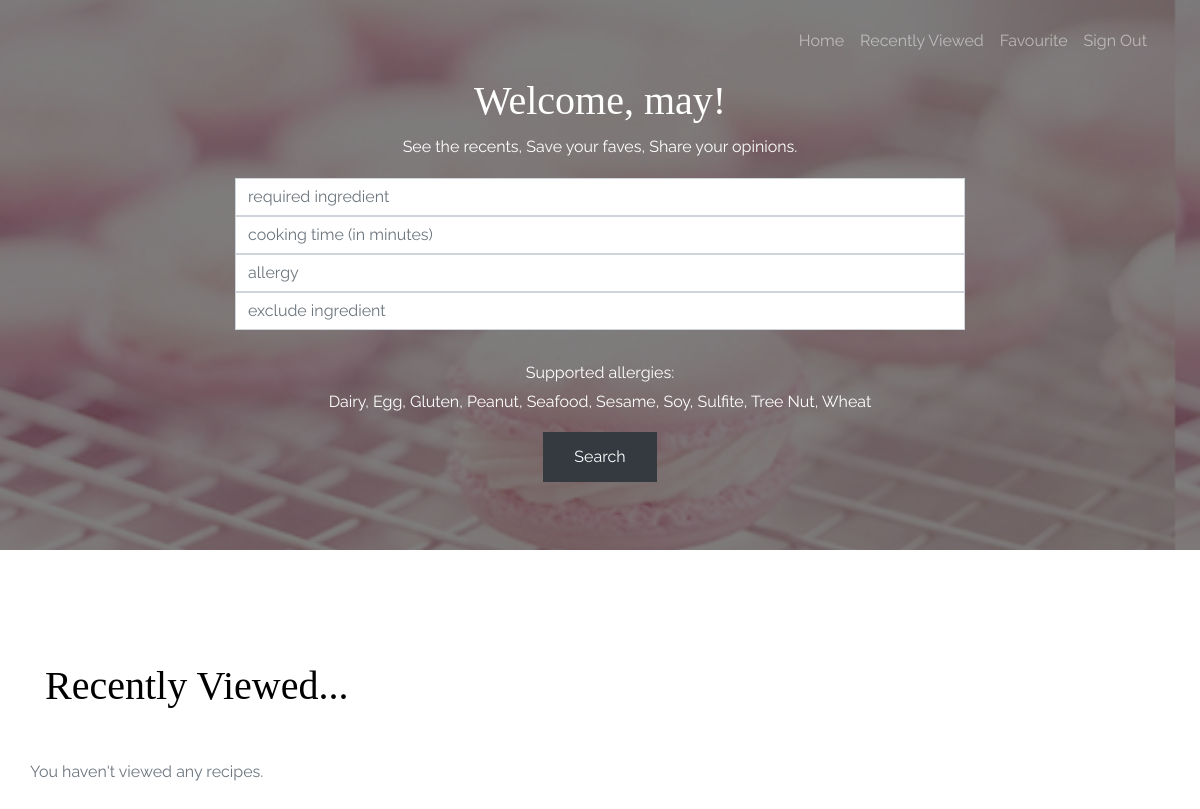
Page /dashboard/ (signed in) on the earlier database version.
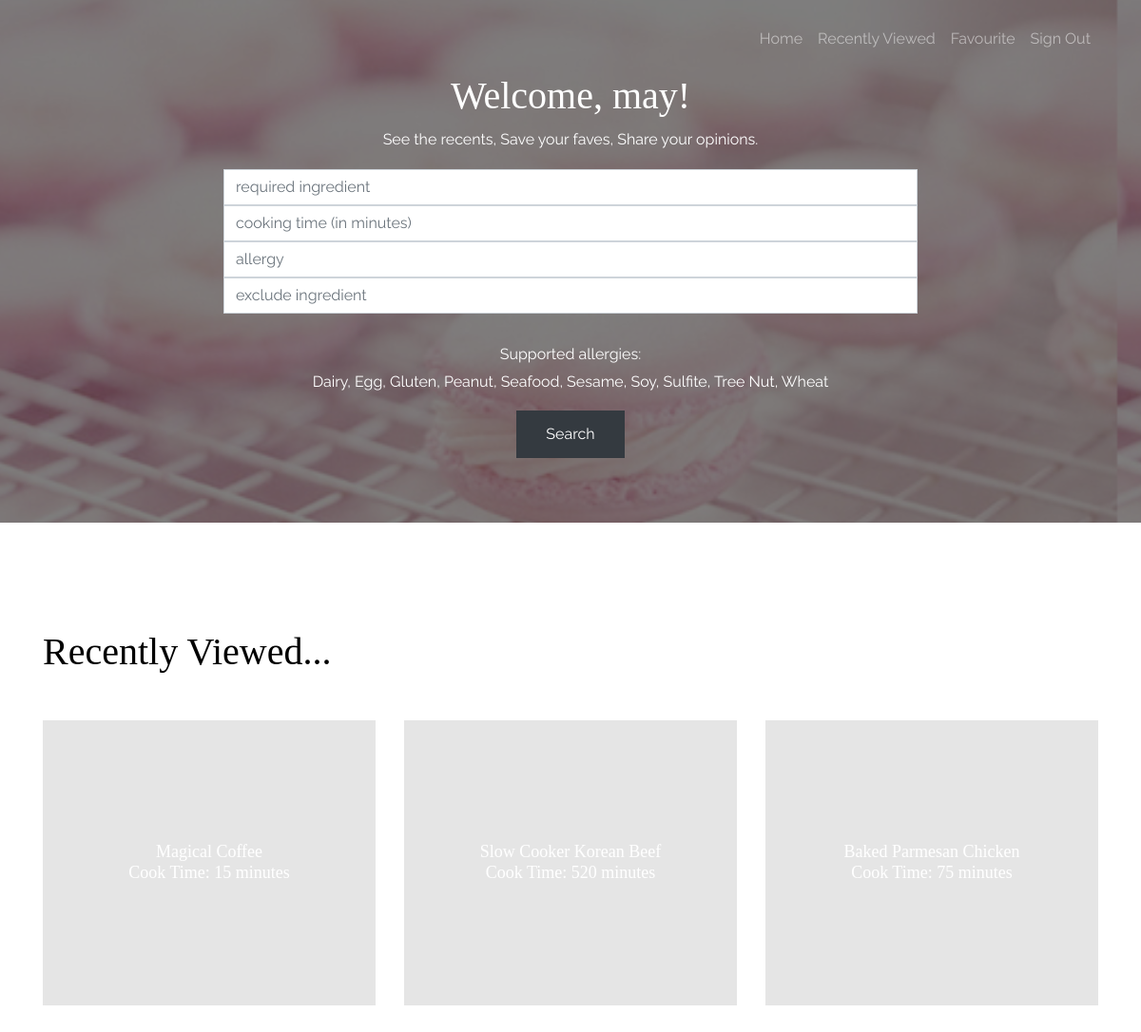
Same page on the later database version.
### declarative.py (models this page shows)
class Api(Base):
    __tablename__ = 'API'
    id = Column(String(100), primary_key=True) #id of recipe
    name = Column(String(50), nullable=False)
    image = Column(String(200), nullable=False)
    time = Column(Integer, nullable=False)
    rate = Column(Float) #actually rate
    total_count = Column(Integer) #value
    total = Column(Integer) #number of users have rated

### routes.py (the view, shortened to what this page needs)
@app.route('/dashboard/', methods=['GET', 'POST'])
@login_required
def dashboard():
	if roles.login_role == 1:
		fav_recipes = SS.get_fav_recipes_for(current_user.id)
		rec_recipes = SS.get_recently_for(current_user.id)
		return render_template('user.html', user=current_user.id, fav=fav_recipes, rec=rec_recipes)
	else:
		return render_template('401.html')

### RecipeSystem.py (called while the page is built)
    def get_fav_recipes_for(self, user):
        try:
            all_recipes = []
            result = self.session.query(Favourite).filter(Favourite.user_id==user).all()
            for i in result:
                rec_id = i.api_id
                recipe = self.session.query(Api).filter(Api.id==rec_id).first()
                d = {"id":recipe.id, "name":recipe.name, "image":recipe.image, "time":recipe.time}
                all_recipes.append(d)
            return all_recipes
        except:
            print("Can't find user")
            pass

    def get_recently_for(self, user):
        try:
            recipe_list = []
            print("recently for: " + user)
            recent_list = self.session.query(Recently).filter(and_(Recently.user_id==user)).order_by(Recently.order.asc())
            print("got recent list")
            for recent in recent_list:
                rec_id = recent.api_id
                recipe = self.session.query(Api).filter(Api.id==rec_id).first()
                d = {}
                d['id'] = recipe.id
                d['name'] = recipe.name
                d['image'] = recipe.image
                d['time'] = recipe.time
                d['rate'] = recipe.rate
                recipe_list.append(d)
            return recipe_list
        except:
            print("Can't find user")
            pass

### authenticate.py (called while the page is built)
def get_user(user_id):
	return Login(user_id)

@login_manager.user_loader
def load_user(user_id):
	user = get_user(user_id)
	return user

### templates/user.html (shortened to what this page needs)
<!doctype html>
<html lang="en">
  <head>
    <link rel="stylesheet" href="{{url_for("static",filename="css/bootstrap.css")}}">
    <link rel="stylesheet" href="{{url_for("static",filename="css/animate.css")}}">
    <link rel="stylesheet" href="{{url_for("static",filename="css/owl.carousel.min.css")}}">
    <link rel="stylesheet" href="{{url_for("static",filename="fonts/ionicons/css/ionicons.min.css")}}">
    <link rel="stylesheet" href="{{url_for("static",filename="fonts/fontawesome/css/font-awesome.min.css")}}">
    <link rel="stylesheet" href="{{url_for("static",filename="css/style.css")}}">
  </head>
  <body>
    <header role="banner">
      <nav class="navbar navbar-expand-md navbar-dark bg-light">
        <div class="container">
          <div class="collapse navbar-collapse navbar-light" id="navbarsExample05">
            <ul class="navbar-nav ml-auto pl-lg-5 pl-0">
                <li class="nav-item">
                  <a class="nav-link" href="{{ url_for('index') }}">Home</a>
                </li>
              <li class="nav-item">
                <a class="nav-link" href="{{ url_for('recent') }}">Recently Viewed</a>
              </li>
              <li class="nav-item">
                <a class="nav-link" href="{{ url_for('my_favorite') }}"> Favourite</a>
              </li>
              <li class="nav-item">
                <a href="{{ url_for('index') }}" class="nav-link">Sign Out</a>
              </li>
            </ul>
          </div>
        </div>
      </nav>
    </header>
    <section class="site-hero site-hero-innerpage overlay" data-stellar-background-ratio="0.5" style="background-image: url('/static/images/centre_image.jpg');">
      <div class="container">
        <div class="row align-items-center site-hero-inner justify-content-center">
          <div class="col-md-8 text-center">
            <div class="mb-5 element-animate">
              <br>
              <br>
              <h1>Welcome, {{ user }}!</h1>
              <p>See the recents, Save your faves, Share your opinions.</p>
              <form method="post">
                <div class="input-group custom-search-form">
                  <input name="ingredient" type="text" class="form-control" placeholder="required ingredient" required="required">
                </div>
                <div class="input-group custom-search-form">
                  <input name="time" type="text" class="form-control" placeholder="cooking time (in minutes)">
                </div>
                <div class="input-group custom-search-form">
                  <input name="allergy" type="text" class="form-control" placeholder="allergy">
                </div>
                <div class="input-group custom-search-form">
                  <input name="exclude" type="text" class="form-control" placeholder="exclude ingredient">
                </div>
                <br>
            <p> Supported allergies: <br> Dairy, Egg, Gluten, Peanut, Seafood, Sesame, Soy, Sulfite, Tree Nut, Wheat</p>
            <span class="input-group-btn">
            <button name="search" type="submit" class="btn btn-dark mt-2 mt-sm-0" value="search">Search</button>
            </span>
            </form>
            </div>
          </div>
        </div>
      </div>
    </section>
    <section class="slider-wrap site-section">
      <div class="container">
      <div class="mb-5 element-animate">
        <a href="{{ url_for('recent') }}"> <h1>Recently Viewed...</h1></a>
      </div>
      <div class="row">
        {% if rec %}
        {% for recipe in rec %}
        {% if loop.index <= 3 %}
        <div class="col-md-4 element-animate ">
          <a href = "{{ url_for('get_recipe', recipeID = recipe['id']) }}" class="img-bg" style="background-image: url({{recipe['image']}})">
            <div class="text">
              <h2>
                {{recipe['name']}} <br>
                Cook Time: {{(recipe['time']|int /60)|round|int}} minutes<br>
              </h2>
            </div>
          </a>
        </div>
        {% endif %}
        {% endfor %}
        {% else %}
        <p> You haven't viewed any recipes. </p>
        {% endif %}
      </div>
      </div>
      <div class="container">
      </div>
    </section>
  </body>
</html>

### static/css/style.css (style rules this page uses)
body { background: #fff; font-family: "Raleway", arial, sans-serif; font-weight: 400; font-size: 16px; line-height: 1.8; color: #6c757d; }
a { -webkit-transition: .3s all ease; -o-transition: .3s all ease; transition: .3s all ease; text-decoration: none; }
h1, h2, h3, h4, h5 { color: #000; font-family: "Playfair Display", times, serif; }
header { position: absolute; top: 0; left: 0; width: 100%; z-index: 5; }
header .navbar { padding-top: 0; padding-bottom: 0; background: transparent !important; }
header .navbar .nav-link { padding: 1.7rem 1rem; outline: none !important; }
.site-hero { background-size: cover; background-position: center center; min-height: 750px; height: 100vh; }
.site-hero > .container { position: relative; z-index: 2; }
.site-hero.overlay { position: relative; }
.site-hero.overlay:before { content: ""; background: rgba(0, 0, 0, 0.5); width: 100%; z-index: 1; position: absolute; top: 0; left: 0; right: 0; bottom: 0; }
.site-hero.overlay h1, .site-hero.overlay p { color: #fff; }
.site-hero .site-hero-inner { min-height: 750px; height: 100vh; }
.site-hero-innerpage, .site-hero-innerpage .site-hero-inner { min-height: 550px; height: 50vh; }
.site-section { padding: 7em 0; }
.img-bg { background-size: cover; }
.feature-destination, .slider-wrap { position: relative; z-index: 10; margin-top: -50px; margin-bottom: 50px; }
.feature-destination .img-bg, .slider-wrap .img-bg { margin-bottom: 30px; display: block; height: 300px; position: relative; top: 0; -webkit-transition: .2s all ease; -o-transition: .2s all ease; transition: .2s all ease; }
.feature-destination .img-bg:before, .slider-wrap .img-bg:before { content: ""; top: 0; left: 0; bottom: 0; right: 0; background: #000; opacity: .1; position: absolute; -webkit-transition: .3s all ease; -o-transition: .3s all ease; transition: .3s all ease; }
.feature-destination .img-bg .text, .slider-wrap .img-bg .text { position: absolute; top: 50%; left: 50%; text-align: center; width: 80%; -webkit-transform: translate(-50%, -50%); -ms-transform: translate(-50%, -50%); transform: translate(-50%, -50%); }
.feature-destination .img-bg .text h2, .slider-wrap .img-bg .text h2 { -webkit-transition: .3s all ease; -o-transition: .3s all ease; transition: .3s all ease; margin: 0; padding: 0; font-size: 18px; font-weight: 400; color: #fff; top: 0px; position: relative; }
.slider-wrap { margin-top: 0; }
.btn, .form-control { outline: none; -webkit-box-shadow: none !important; box-shadow: none !important; border-radius: 0; }
.form-control { -webkit-box-shadow: none !important; box-shadow: none !important; }
.btn { -webkit-transition: .3s all ease; -o-transition: .3s all ease; transition: .3s all ease; padding: 12px 30px; }
.element-animate { opacity: 0; visibility: hidden; }

Differences in the rows shown:
added Api: name "Magical Coffee", (recipe['time']|int/60)|round|int "15"
added Api: name "Slow Cooker Korean Beef", (recipe['time']|int/60)|round|int "520"
added Api: name "Baked Parmesan Chicken", (recipe['time']|int/60)|round|int "75"
Other differences:
text no longer shown: "You haven't viewed any recipes."
